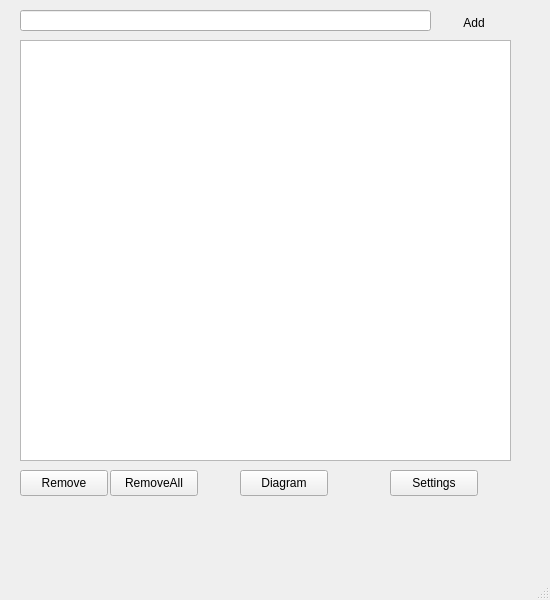
<?xml version="1.0" encoding="UTF-8"?>
<ui version="4.0">
 <class>Task</class>
 <widget class="QMainWindow" name="Task">
  <property name="geometry">
   <rect>
    <x>0</x>
    <y>0</y>
    <width>550</width>
    <height>600</height>
   </rect>
  </property>
  <property name="windowTitle">
   <string>Task</string>
  </property>
  <widget class="QWidget" name="centralwidget">
   <widget class="QLineEdit" name="txtTask">
    <property name="geometry">
     <rect>
      <x>20</x>
      <y>10</y>
      <width>411</width>
      <height>21</height>
     </rect>
    </property>
   </widget>
   <widget class="QPushButton" name="btnAdd">
    <property name="geometry">
     <rect>
      <x>430</x>
      <y>10</y>
      <width>88</width>
      <height>26</height>
     </rect>
    </property>
    <property name="text">
     <string>Add</string>
    </property>
    <property name="flat">
     <bool>true</bool>
    </property>
   </widget>
   <widget class="QPushButton" name="btnRemove">
    <property name="geometry">
     <rect>
      <x>20</x>
      <y>470</y>
      <width>88</width>
      <height>26</height>
     </rect>
    </property>
    <property name="text">
     <string>Remove</string>
    </property>
   </widget>
   <widget class="QPushButton" name="btnRemoveAll">
    <property name="geometry">
     <rect>
      <x>110</x>
      <y>470</y>
      <width>88</width>
      <height>26</height>
     </rect>
    </property>
    <property name="text">
     <string>RemoveAll</string>
    </property>
   </widget>
   <widget class="QListWidget" name="listWidget">
    <property name="geometry">
     <rect>
      <x>20</x>
      <y>40</y>
      <width>491</width>
      <height>421</height>
     </rect>
    </property>
   </widget>
   <widget class="QPushButton" name="btnDiagram">
    <property name="geometry">
     <rect>
      <x>240</x>
      <y>470</y>
      <width>88</width>
      <height>26</height>
     </rect>
    </property>
    <property name="text">
     <string>Diagram</string>
    </property>
   </widget>
   <widget class="QPushButton" name="btnSettings">
    <property name="geometry">
     <rect>
      <x>390</x>
      <y>470</y>
      <width>88</width>
      <height>26</height>
     </rect>
    </property>
    <property name="text">
     <string>Settings</string>
    </property>
   </widget>
  </widget>
  <widget class="QMenuBar" name="menubar">
   <property name="geometry">
    <rect>
     <x>0</x>
     <y>0</y>
     <width>550</width>
     <height>23</height>
    </rect>
   </property>
  </widget>
  <widget class="QStatusBar" name="statusbar"/>
 </widget>
 <resources/>
 <connections/>
</ui>
